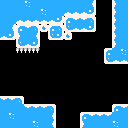

This game map was drawn from its Tiled (.tmx) file and the tilesets committed beside it. A one-line description and the full map source follow:
An orthogonal 16x16 tile map with 8x8 px tiles, 1 tile layer (Tile Layer 1).

<map version="1.8" tiledversion="1.8.2" orientation="orthogonal" renderorder="right-down" width="16" height="16" tilewidth="8" tileheight="8" infinite="0" nextlayerid="2" nextobjectid="1">
 <tileset firstgid="1" source="../tileset 1.tsx" />
 <layer id="1" name="Tile Layer 1" width="16" height="16">
  <data encoding="csv">
34,34,34,36,34,34,34,34,34,34,34,35,0,0,33,34,
34,34,34,34,34,36,34,34,50,50,50,51,0,0,33,34,
34,34,50,50,50,50,50,51,17,18,18,19,0,0,33,34,
34,35,17,18,19,23,17,19,49,50,50,51,0,0,33,34,
50,51,33,34,35,0,49,51,23,0,0,0,0,0,33,34,
0,0,49,50,51,0,0,0,0,0,0,0,0,0,33,34,
0,0,85,85,85,0,0,0,0,0,0,0,0,17,34,36,
0,0,0,0,0,0,0,0,0,0,0,0,0,49,50,50,
0,0,0,0,0,0,0,0,0,0,0,0,0,0,0,0,
0,0,0,0,0,0,0,0,0,0,0,0,0,0,0,0,
0,0,0,0,0,0,0,0,0,0,0,0,0,0,0,0,
0,0,0,0,0,0,0,0,0,0,0,0,0,0,0,0,
18,18,19,0,0,0,0,0,0,0,0,0,0,0,0,0,
34,34,34,18,18,18,19,0,0,0,0,0,0,0,17,18,
34,36,34,34,34,34,35,0,0,0,17,18,18,18,34,34,
34,34,34,34,36,34,35,0,0,0,33,34,34,34,36,34
</data>
 </layer>
</map>
